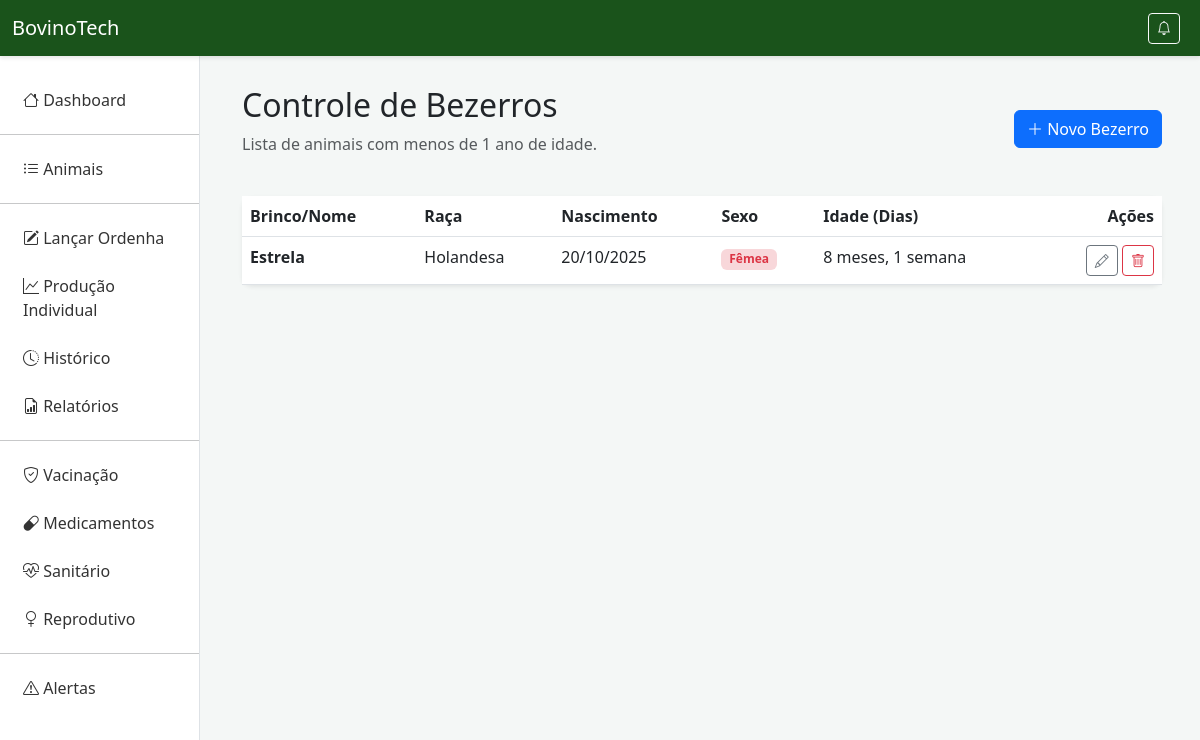
Page /bezerros/ on the earlier database version.
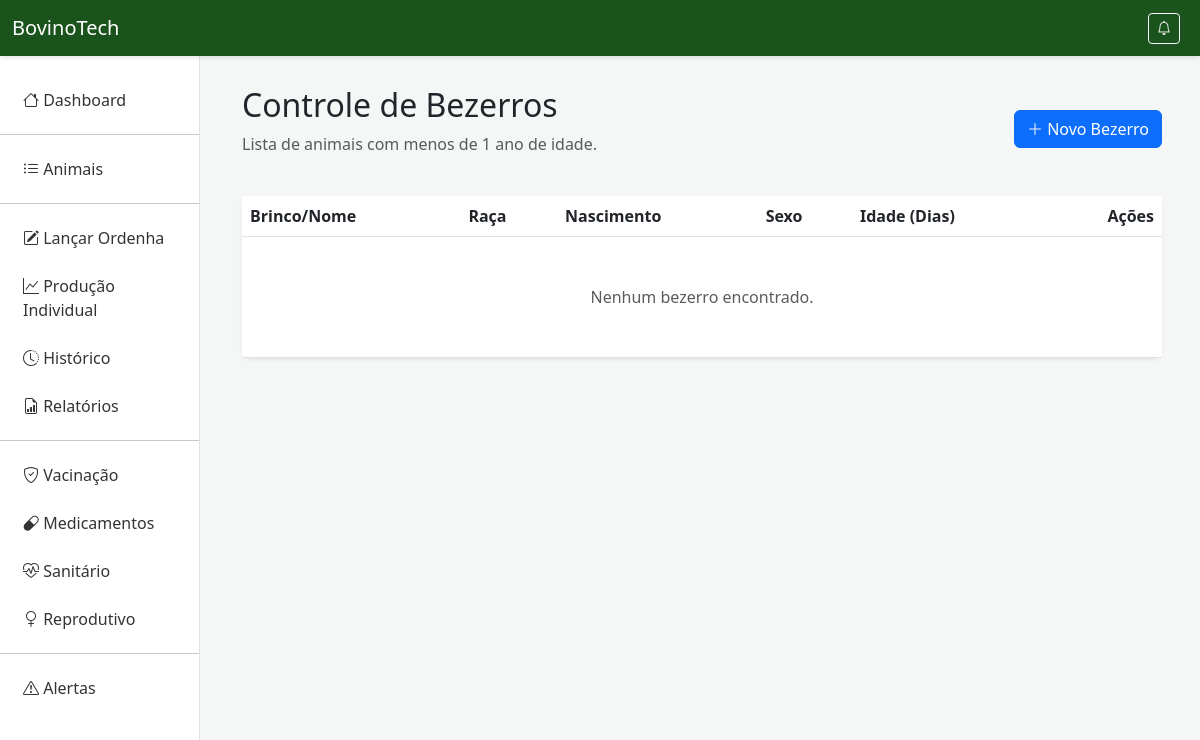
Same page on the later database version.
### producao/models.py (models this page shows, shortened)
class Animal(models.Model):
    SEXO_CHOICES = [('M', 'Macho'), ('F', 'Fêmea')]
    identificacao = models.CharField(max_length=100, unique=True, verbose_name="Brinco/Nome")
    raca = models.CharField(max_length=100, verbose_name="Raça")
    data_nascimento = models.DateField(verbose_name="Data de Nascimento")
    sexo = models.CharField(max_length=1, choices=SEXO_CHOICES, verbose_name="Sexo")

### producao/views.py (the view)
# urls.py: path('bezerros/', views.controle_bezerros, name='controle_bezerros'),
def controle_bezerros(request):
    um_ano_atras = date.today() - timedelta(days=365)
    bezerros = Animal.objects.filter(data_nascimento__gte=um_ano_atras).order_by('-data_nascimento')
    return render(request, 'bezerros.html', {'bezerros': bezerros})

### producao/templates/bezerros.html (shortened to what this page needs)
{% extends 'base.html' %}
{% block content %}
<div class="d-flex justify-content-between align-items-center mb-4">
    <div>
        <h2>Controle de Bezerros</h2>
        <p class="text-muted">Lista de animais com menos de 1 ano de idade.</p>
    </div>
    <a href="{% url 'criar_animal' %}" class="btn btn-primary">
        <i class="bi bi-plus-lg"></i> Novo Bezerro
    </a>
</div>
<div class="card shadow-sm border-0">
    <div class="card-body p-0">
        <div class="table-responsive">
            <table class="table table-hover mb-0">
                <thead class="bg-light">
                    <tr>
                        <th>Brinco/Nome</th>
                        <th>Raça</th>
                        <th>Nascimento</th>
                        <th>Sexo</th>
                        <th>Idade (Dias)</th>
                        <th class="text-end">Ações</th>
                    </tr>
                </thead>
                <tbody>
                    {% for b in bezerros %}
                    <tr>
                        <td class="fw-bold">{{ b.identificacao }}</td>
                        <td>{{ b.raca }}</td>
                        <td>{{ b.data_nascimento|date:"d/m/Y" }}</td>
                        <td>
                            {% if b.sexo == 'M' %}
                            <span class="badge bg-primary-subtle text-primary">Macho</span>
                            {% else %}
                            <span class="badge bg-danger-subtle text-danger">Fêmea</span>
                            {% endif %}
                        </td>
                        <td>{{ b.data_nascimento|timesince }}</td>
                        <td class="text-end">
                            <a href="{% url 'editar_animal' b.pk %}" class="btn btn-sm btn-outline-secondary">
                                <i class="bi bi-pencil"></i>
                            </a>
                            <a href="{% url 'deletar_animal' b.pk %}" class="btn btn-sm btn-outline-danger">
                                <i class="bi bi-trash"></i>
                            </a>
                        </td>
                    </tr>
                    {% empty %}
                    <tr>
                        <td colspan="6" class="text-center py-5 text-muted">
                            Nenhum bezerro encontrado.
                        </td>
                    </tr>
                    {% endfor %}
                </tbody>
            </table>
        </div>
    </div>
</div>
{% endblock %}

Differences in the rows shown:
removed Animal: identificacao "Estrela", raca "Holandesa", data_nascimento "20/10/2025", sexo "Fêmea", data_nascimento "8 meses, 1 semana"
Other differences:
text now shown: "Nenhum bezerro encontrado."
